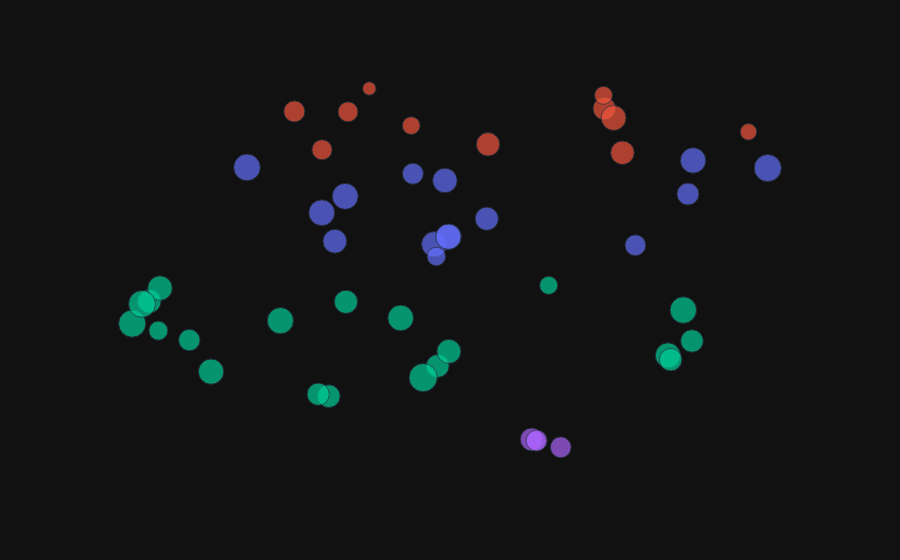

Write notebook code for a chart like this one.
### Code cell
top_tracks_df['cluster_str'] = top_tracks_df['cluster'].astype(str)
top_tracks_df['track_str'] = top_tracks_df['name'] + " - " + top_tracks_df['artist']

size = 'danceability'
hover_dict = {'X':False,'Y':False,'cluster':False,size:False, 'cluster_str':False}

fig = px.scatter(top_tracks_df,x='X',y='Y',color='cluster_str',size=size, template='plotly_dark', hover_name="track_str", hover_data=hover_dict,
                color_discrete_sequence=px.colors.qualitative.Plotly)
#legend
fig.update_layout(showlegend=False)
#x axis
fig.update_xaxes(visible=False)

#y axis    
fig.update_yaxes(visible=False)
fig.show()

### Figure 1 — Plotly figure (JSON) as saved in the notebook; plotly's stock layout.template omitted (floating-point values rounded to 4 significant figures)
{"data": [{"customdata": [[0, 0.771, "0"], [0, 0.584, "0"], [0, 0.809, "0"], [0, 0.853, "0"], [0, 0.8, "0"], [0, 0.721, "0"], [0, 0.885, "0"], [0, 0.53, "0"], [0, 0.766, "0"], [0, 0.646, "0"], [0, 0.416, "0"], [0, 0.777, "0"], [0, 0.766, "0"], [0, 0.677, "0"], [0, 0.525, "0"]], "hovertemplate": "<b>%{hovertext}</b><br><br><extra></extra>", "hovertext": ["Love Me - Braxe + Falcon", "black screen - LCD Soundsystem", "Lazy Day - Grace Ives", "It Wasn't Me - Shaggy", "Creative Source - Braxe + Falcon", "Elevation - Braxe + Falcon", "Excursions - A Tribe Called Quest", "For One Moment Only - Dieter Reith", "Home Maker - Sudan Archives", "Something Stupid (From \"Better Call Saul\") - Lola Marsh", "Spitting Off the Edge of the World - Yeah Yeah Yeahs", "Purple Hat - Sofi Tukker", "Home Maker - Sudan Archives", "Selfish Soul - Sudan Archives", "Bron-Y-Aur Stomp - Remaster - Led Zeppelin"], "legendgroup": "0", "marker": {"color": "#636EFA", "size": [0.771, 0.584, 0.809, 0.853, 0.8, 0.721, 0.885, 0.53, 0.766, 0.646, 0.416, 0.777, 0.766, 0.677, 0.525], "sizemode": "area", "sizeref": 0.002385, "symbol": "circle"}, "mode": "markers", "name": "0", "orientation": "v", "showlegend": true, "type": "scatter", "x": [-0.9373, -0.5636, -1.068, -1.213, -1.103, -0.9215, -0.4461, -0.9686, -0.9159, -0.8599, -0.9341, -0.556, -0.9165, -1.084, -0.641], "xaxis": "x", "y": [2.912, 3.805, 3.763, 4.277, 3.472, 4.045, 4.265, 4.165, 3.046, 3.366, 2.695, 4.401, 3.046, 2.966, 2.895], "yaxis": "y"}, {"customdata": [[2, 0.622, "2"], [2, 0.492, "2"], [2, 0.747, "2"], [2, 0.536, "2"], [2, 0.383, "2"], [2, 0.668, "2"], [2, 0.331, "2"], [2, 0.483, "2"], [2, 0.66, "2"], [2, 0.389, "2"], [2, 0.217, "2"]], "hovertemplate": "<b>%{hovertext}</b><br><br><extra></extra>", "hovertext": ["reprise - Yaya Bey", "Tall Tales - Kennebec", "Shy Wind - Maxwell Hunter", "Coney Island Baby - Lou Reed", "Step By Step - Bonus Beat - Braxe + Falcon", "Year of Love - Jenny Hval", "Magic Beanz - Atoms For Peace", "Kashmir - Remaster - Led Zeppelin", "Odissi, Pt. 2 (Émotif) [Yuksek Remix] - Chassol", "Roll Some Mo - Lucky Daye", "Air - SAULT"], "legendgroup": "2", "marker": {"color": "#EF553B", "size": [0.622, 0.492, 0.747, 0.536, 0.383, 0.668, 0.331, 0.483, 0.66, 0.389, 0.217], "sizemode": "area", "sizeref": 0.002385, "symbol": "circle"}, "mode": "markers", "name": "2", "orientation": "v", "showlegend": true, "type": "scatter", "x": [-0.6867, -1.102, -0.673, -1.143, -0.9712, -0.6601, -0.4745, -1.064, -0.858, -0.688, -1.033], "xaxis": "x", "y": [5.322, 4.59, 5.155, 5.27, 5.019, 4.537, 4.908, 5.264, 4.687, 5.557, 5.677], "yaxis": "y"}, {"customdata": [[1, 0.662, "1"], [1, 0.885, "1"], [1, 0.759, "1"], [1, 0.611, "1"], [1, 0.724, "1"], [1, 0.629, "1"], [1, 0.394, "1"], [1, 0.65, "1"], [1, 0.692, "1"], [1, 0.844, "1"], [1, 0.433, "1"], [1, 0.79, "1"], [1, 0.821, "1"], [1, 0.865, "1"], [1, 0.619, "1"], [1, 0.551, "1"], [1, 0.591, "1"], [1, 0.954, "1"], [1, 0.61, "1"], [1, 0.768, "1"]], "hovertemplate": "<b>%{hovertext}</b><br><br><extra></extra>", "hovertext": ["Lowdown - Boz Scaggs", "Sunset - Jamie xx Edit - The xx", "On Hold - Jamie xx Remix - The xx", "You Make Me Feel (Mighty Real) - Soulwax For Despacio Remix - Sylvester", "Isn't It Lovely - Grace Ives", "You Make Me Feel (Mighty Real) - Sylvester", "American Coffee - Jenny Hval", "Garde Le Pour Toi - Paradis", "Too Long - Daft Punk", "NEW DORP. NEW YORK - SBTRKT", "Blackstar / Pyramid Song / Breathing Underwater (feat. Amadou Suso) - Nai Palm", "Lullaby - Grace Ives", "Discoteca - Exchpoptrue", "Get Down Saturday Night - Oliver Cheatham", "Superheroes - Daft Punk", "Silent Chord - Soichi Terada", "Time Moves Slow - BADBADNOTGOOD", "Shelly - Grace Ives", "A Paw In My Face - The Field", "Back In LA - Grace Ives"], "legendgroup": "1", "marker": {"color": "#00CC96", "size": [0.662, 0.885, 0.759, 0.611, 0.724, 0.629, 0.394, 0.65, 0.692, 0.844, 0.433, 0.79, 0.821, 0.865, 0.619, 0.551, 0.591, 0.954, 0.61, 0.768], "sizemode": "area", "sizeref": 0.002385, "symbol": "circle"}, "mode": "markers", "name": "1", "orientation": "v", "showlegend": true, "type": "scatter", "x": [-1.357, -1.382, -0.5931, -0.5577, -1.341, -0.9322, -0.7687, -1.067, -0.9156, -0.5705, -1.343, -0.9867, -1.164, -1.368, -1.092, -1.298, -1.108, -0.9535, -0.589, -1.266], "xaxis": "x", "y": [1.9, 1.504, 0.9389, 1.195, 2.133, 0.7521, 2.183, 1.89, 1.01, 1.744, 1.379, 1.604, 1.555, 1.853, 0.2158, 1.212, 0.2497, 0.5449, 0.8627, 0.6509], "yaxis": "y"}, {"customdata": [[3, 0.436, "3"], [3, 0.632, "3"], [3, 0.536, "3"], [3, 0.527, "3"]], "hovertemplate": "<b>%{hovertext}</b><br><br><extra></extra>", "hovertext": ["Satellites - Ravyn Lenae", "Norton Commander (Album V) - Men I Trust", "Nangs - Tame Impala", "Unbearably White - Vampire Weekend"], "legendgroup": "3", "marker": {"color": "#AB63FA", "size": [0.436, 0.632, 0.536, 0.527], "sizemode": "area", "sizeref": 0.002385, "symbol": "circle"}, "mode": "markers", "name": "3", "orientation": "v", "showlegend": true, "type": "scatter", "x": [-0.7875, -0.7936, -0.7864, -0.7509], "xaxis": "x", "y": [-0.5798, -0.5535, -0.5735, -0.6917], "yaxis": "y"}], "layout": {"legend": {"itemsizing": "constant", "title": {"text": "cluster_str"}, "tracegroupgap": 0}, "margin": {"t": 60}, "showlegend": false, "xaxis": {"anchor": "y", "domain": [0, 1], "title": {"text": "X"}, "visible": false}, "yaxis": {"anchor": "x", "domain": [0, 1], "title": {"text": "Y"}, "visible": false}}}
